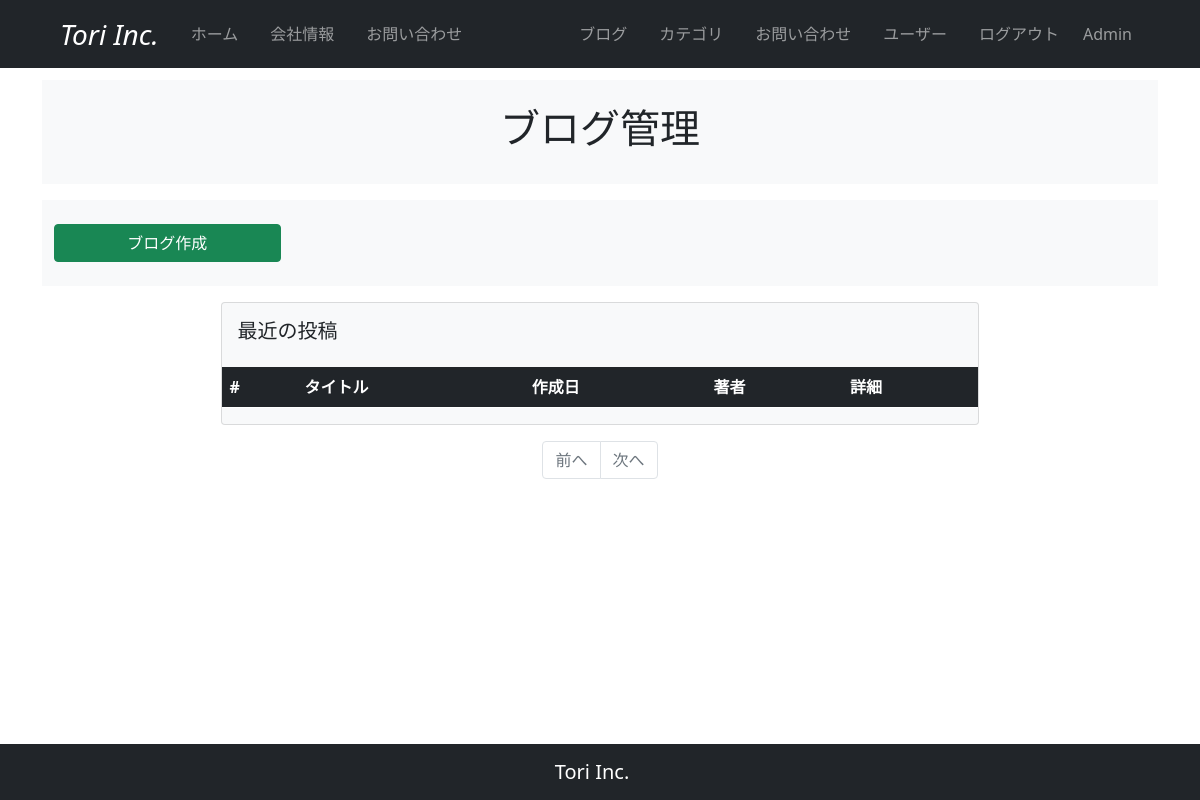
/blog_maintenance (signed in), run on an earlier commit of the app's database.
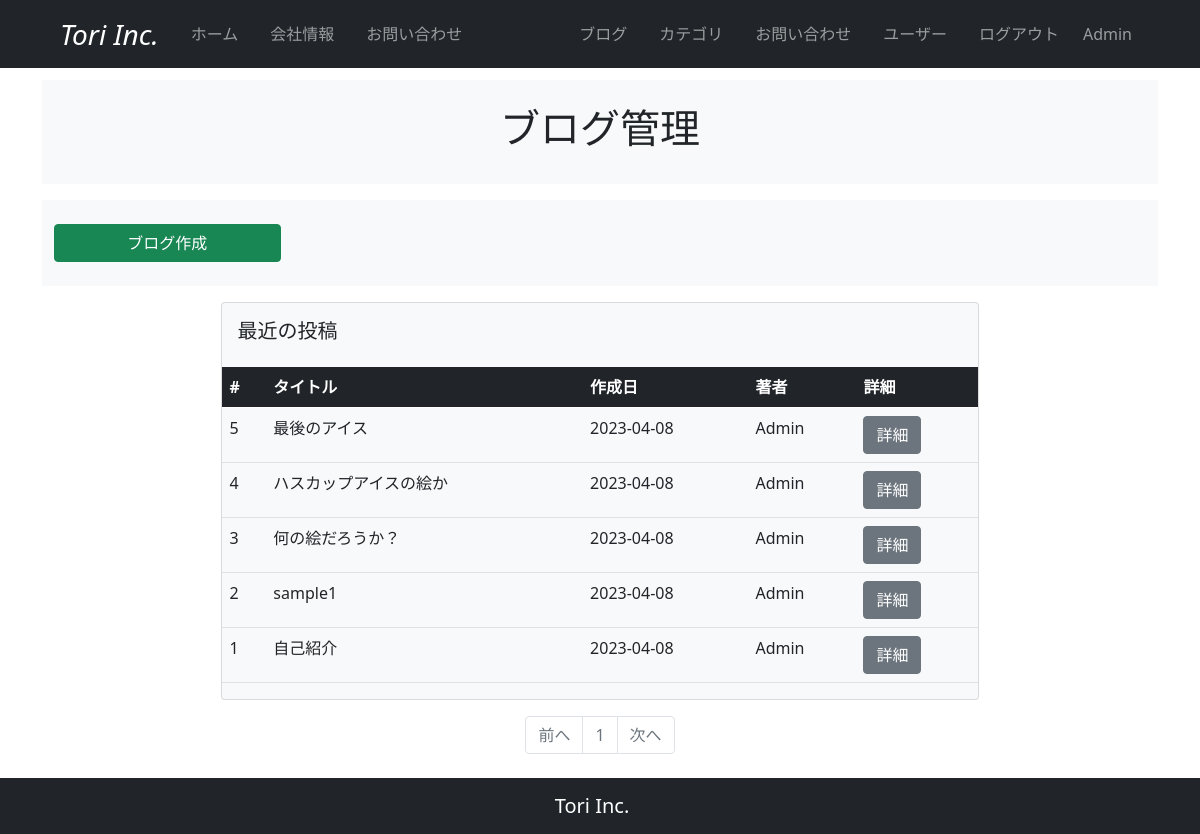
And on a later commit of the database.
### company_blog/models.py (models this page shows, shortened)
class User(db.Model, UserMixin):
    __tablename__ = 'users'
    id = db.Column(db.Integer, primary_key=True)
    email = db.Column(db.String(64), unique=True, index=True)
    username = db.Column(db.String(64), unique=True, index=True)
    password_hash = db.Column(db.String(128))
    administrator = db.Column(db.String(1))
    post = db.relationship('BlogPost', backref='author', lazy='dynamic')
    @property
    def password(self):
        raise AttributeError('password is not a readable attribute')

class BlogPost(db.Model):
    __tablename__ = 'blog_post'
    id = db.Column(db.Integer, primary_key=True)
    user_id = db.Column(db.Integer, db.ForeignKey('users.id'))
    category_id = db.Column(db.Integer, db.ForeignKey('blog_category.id'))
    date = db.Column(db.DateTime, default=datetime.now(timezone('Asia/Tokyo')))
    title = db.Column(db.String(140))
    text = db.Column(db.Text)
    summary = db.Column(db.String(140))
    featured_image = db.Column(db.String(140))

### company_blog/main/views.py (the view)
@main.route('/blog_maintenance', methods=['GET', 'POST'])
@login_required
def blog_maintenance():
    page = request.args.get('page', 1, type=int)
    blog_posts = BlogPost.query.order_by(BlogPost.id.desc()).paginate(page=page, per_page=10)
    return render_template('blog_maintenance.html', blog_posts=blog_posts)

### company_blog/__init__.py (called while the page is built)
@event.listens_for(Engine, "connect")
def set_sqlite_pragma(dbapi_connection, connection_record):
    cursor = dbapi_connection.cursor()
    cursor.execute("PRAGMA foreign_keys=ON")
    cursor.close()

### company_blog/models.py (called while the page is built)
@login_manager.user_loader
def load_user(user_id):
    return User.query.get(user_id)

### company_blog/templates/blog_maintenance.html
{% extends "base.html" %}
{% block content %}
  <section id="header">
    <div class="container">
      <div class="row bg-light my-3 justify-content-center">
        <div class="col-10 py-4">
          <h2 class="text-center fs-1">ブログ管理</h2>
        </div>
      </div>
    </div>
  </section>
  <section id="register">
    <div class="container">
      <div class="row bg-light my-3">
        <div class="col-10 py-4">
          <a href="{{ url_for('main.create_post') }}" class="btn btn-success w-25">ブログ作成</a>
        </div>
      </div>
    </div>
  </section>
  <section id="blog_table">
    <div class="card mx-auto bg-light" style="width: 68%;">
      <div class="card-body">
        <h5 class="card-title">最近の投稿</h5>
      </div>
      <table class="table">
        <thead>
          <tr class="table-dark">
            <th scope="col">#</th>
            <th scope="col">タイトル</th>
            <th scope="col">作成日</th>
            <th scope="col">著者</th>
            <th scope="col">詳細</th>
          </tr>
        </thead>
        <tbody>
          {% for blog_post in blog_posts.items %}
          <tr>
            <td>{{ blog_post.id }}</td>
            <td>{{ blog_post.title }}</td>
            <td>{{ blog_post.date.strftime('%Y-%m-%d') }}</td>
            <td>{{ blog_post.author.username }}</td>
            <td>
              <a href="{{ url_for('main.blog_post', blog_post_id=blog_post.id) }}" class="btn btn-secondary">詳細</a>
            </td>
          </tr>
          {% endfor %}
        </tbody>
      </table>
    </div>
  </section>
  <section id="pagenation">
    <nav aria-label="mantenance_page_navigation">
      <ul class="pagination my-3 justify-content-center">
        <li {% if blog_posts.has_prev %}class="page-item"{% else %}class="page-item disabled"{% endif %}><a class="page-link" href="{% if blog_posts.has_prev %}{{url_for('main.blog_maintenance', page=blog_posts.prev_num) }}{% else %}#{% endif %}">前へ</a></li>
        {% for page_num in blog_posts.iter_pages(left_edge=1, right_edge=1, left_current=1, right_current=2) %}
          {% if page_num %}
            {% if blog_posts.page == page_num %}
              <li class="page-item disabled"><a class="page-link" href="#">{{ page_num }}</a></li>
            {% else %}
              <li class="page-item"><a class="page-link" href="{{url_for('main.blog_maintenance', page=page_num)}}">{{ page_num }}</a></li>
            {% endif %}
          {% else %}
            <li class="page-item disabled"><a class="page-link" href="#">&hellip;</a></li>
          {% endif %}
        {% endfor %}
        <li {% if blog_posts.has_next %}class="page-item"{% else %}class="page-item disabled"{% endif %}><a class="page-link" href="{% if blog_posts.has_next %}{{url_for('main.blog_maintenance', page=blog_posts.next_num) }}{% else %}#{% endif %}">次へ</a></li>
      </ul>
    </nav>
  </section>
{% endblock %}

### company_blog/templates/base.html (shortened to what this page needs)
<!DOCTYPE html>
<html lang="en">
<head>
  <link href="https://cdn.jsdelivr.net/npm/bootstrap@5.0.2/dist/css/bootstrap.min.css" rel="stylesheet">
</head>
<body>
  <nav class="navbar navbar-expand-lg navbar-dark bg-dark px-5 fixed-top">
    <div class="container-fluid">
      <a class="navbar-brand fs-3 fst-italic" href="{{ url_for('main.index') }}">Tori Inc.</a>
      <div class="collapse navbar-collapse" id="navbarNav">
        <ul class="navbar-nav">
          <li class="nav-item px-2">
            <a class="nav-link" href="{{ url_for('main.index') }}">ホーム</a>
          </li>
          <li class="nav-item px-2">
            <a class="nav-link" href="#">会社情報</a>
          </li>
          <li class="nav-item px-2">
            <a class="nav-link" href="{{url_for('main.inquiry')}}">お問い合わせ</a>
          </li>
        </ul>
      </div>
      <div class="collapse navbar-collapse justify-content-md-end" id="navbarNav">
        <ul class="navbar-nav">
          <li class="nav-item px-2">
            <a class="nav-link" href="{{url_for('main.blog_maintenance')}}">ブログ</a>
          </li>
          <li class="nav-item px-2">
            <a class="nav-link" href="{{url_for('main.category_maintenance')}}">カテゴリ</a>
          </li>
          <li class="nav-item px-2">
            <a class="nav-link" href="{{url_for('main.inquiry_maintenance')}}">お問い合わせ</a>
          </li>
          <li class="nav-item px-2">
            <a class="nav-link" href="{{url_for('users.user_maintenance')}}">ユーザー</a>
          </li>
          {% if current_user.is_authenticated %}
          <li class="nav-item px-2">
            <a class="nav-link" href="{{url_for('users.logout')}}">ログアウト</a>
          </li>
          <li class="navbar-text px-2">
            {{ current_user.username }}
          </li>
          {% endif %}
        </ul>
      </div>
    </div>
  </nav>
  {% from "_formhelpers.html" import render_field %}
  <div class="container" style="padding-top: 4rem; padding-bottom: 4rem;">
    {% block content %}
    {% endblock %}
  </div>
  <nav class="navbar fixed-bottom navbar-expand-sm navbar-dark bg-dark fixed-bottom">
    <div class="container-fluid justify-content-center">
      <span class="navbar-brand">Tori Inc.</span>
    </div>
  </nav>
</body>
</html>

What changed in the data, as far as the page shows it:
added BlogPost: id "5", title "最後のアイス", date "2023-04-08", author.username "Admin"
added BlogPost: id "4", title "ハスカップアイスの絵か", date "2023-04-08", author.username "Admin"
added BlogPost: id "3", title "何の絵だろうか？", date "2023-04-08", author.username "Admin"
added BlogPost: id "2", title "sample1", date "2023-04-08", author.username "Admin"
added BlogPost: id "1", title "自己紹介", date "2023-04-08", author.username "Admin"
Also different on the page:
new list line: "1"
